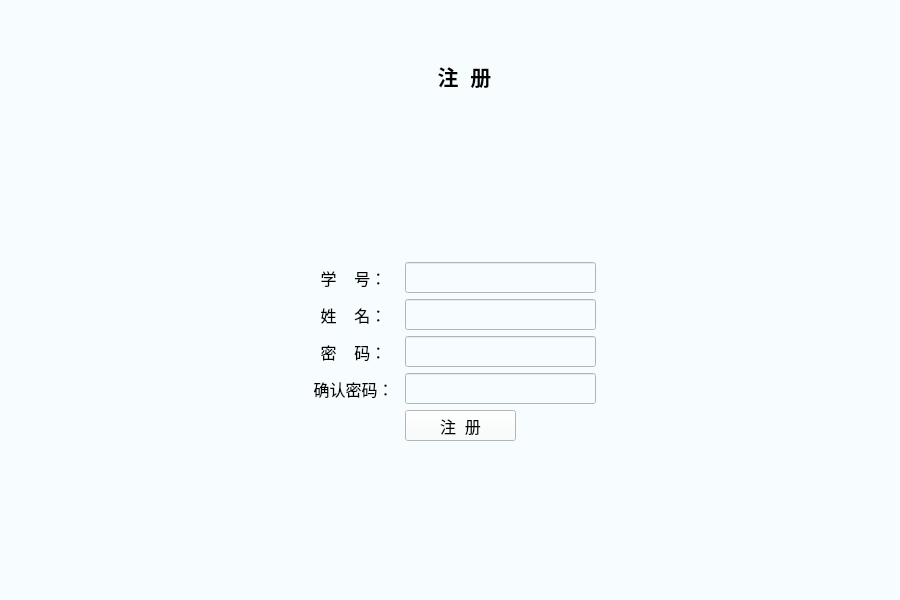
<?xml version="1.0" encoding="UTF-8"?>
<ui version="4.0">
 <class>Form</class>
 <widget class="QWidget" name="Form">
  <property name="geometry">
   <rect>
    <x>0</x>
    <y>0</y>
    <width>900</width>
    <height>600</height>
   </rect>
  </property>
  <property name="sizePolicy">
   <sizepolicy hsizetype="Preferred" vsizetype="Preferred">
    <horstretch>0</horstretch>
    <verstretch>0</verstretch>
   </sizepolicy>
  </property>
  <property name="windowTitle">
   <string>&quot;欢迎登陆图书馆管理系统&quot;</string>
  </property>
  <property name="styleSheet">
   <string notr="true">background-color: rgb(247, 253, 255);</string>
  </property>
  <layout class="QVBoxLayout" name="verticalLayout" stretch="0">
   <property name="topMargin">
    <number>50</number>
   </property>
   <property name="bottomMargin">
    <number>50</number>
   </property>
   <item>
    <layout class="QGridLayout" name="gridLayout" rowstretch="0,0,0">
     <property name="topMargin">
      <number>5</number>
     </property>
     <property name="bottomMargin">
      <number>5</number>
     </property>
     <item row="0" column="0">
      <spacer name="horizontalSpacer_2">
       <property name="orientation">
        <enum>Qt::Horizontal</enum>
       </property>
       <property name="sizeType">
        <enum>QSizePolicy::Fixed</enum>
       </property>
       <property name="sizeHint" stdset="0">
        <size>
         <width>98</width>
         <height>20</height>
        </size>
       </property>
      </spacer>
     </item>
     <item row="0" column="1">
      <widget class="QLabel" name="signUpLabel">
       <property name="sizePolicy">
        <sizepolicy hsizetype="Fixed" vsizetype="Fixed">
         <horstretch>0</horstretch>
         <verstretch>0</verstretch>
        </sizepolicy>
       </property>
       <property name="minimumSize">
        <size>
         <width>131</width>
         <height>41</height>
        </size>
       </property>
       <property name="maximumSize">
        <size>
         <width>131</width>
         <height>41</height>
        </size>
       </property>
       <property name="font">
        <font>
         <pointsize>16</pointsize>
         <weight>75</weight>
         <bold>true</bold>
        </font>
       </property>
       <property name="text">
        <string>注  册</string>
       </property>
       <property name="alignment">
        <set>Qt::AlignCenter</set>
       </property>
      </widget>
     </item>
     <item row="0" column="2">
      <spacer name="horizontalSpacer">
       <property name="orientation">
        <enum>Qt::Horizontal</enum>
       </property>
       <property name="sizeType">
        <enum>QSizePolicy::Fixed</enum>
       </property>
       <property name="sizeHint" stdset="0">
        <size>
         <width>68</width>
         <height>20</height>
        </size>
       </property>
      </spacer>
     </item>
     <item row="1" column="1">
      <spacer name="verticalSpacer">
       <property name="orientation">
        <enum>Qt::Vertical</enum>
       </property>
       <property name="sizeType">
        <enum>QSizePolicy::Preferred</enum>
       </property>
       <property name="sizeHint" stdset="0">
        <size>
         <width>20</width>
         <height>150</height>
        </size>
       </property>
      </spacer>
     </item>
     <item row="2" column="0" colspan="3">
      <layout class="QFormLayout" name="formLayout">
       <property name="labelAlignment">
        <set>Qt::AlignLeading|Qt::AlignLeft|Qt::AlignVCenter</set>
       </property>
       <property name="formAlignment">
        <set>Qt::AlignHCenter|Qt::AlignTop</set>
       </property>
       <property name="horizontalSpacing">
        <number>1</number>
       </property>
       <property name="leftMargin">
        <number>10</number>
       </property>
       <property name="topMargin">
        <number>10</number>
       </property>
       <property name="rightMargin">
        <number>10</number>
       </property>
       <property name="bottomMargin">
        <number>10</number>
       </property>
       <item row="0" column="0">
        <widget class="QLabel" name="studentIdLabel">
         <property name="sizePolicy">
          <sizepolicy hsizetype="Fixed" vsizetype="Fixed">
           <horstretch>0</horstretch>
           <verstretch>0</verstretch>
          </sizepolicy>
         </property>
         <property name="minimumSize">
          <size>
           <width>101</width>
           <height>31</height>
          </size>
         </property>
         <property name="maximumSize">
          <size>
           <width>101</width>
           <height>31</height>
          </size>
         </property>
         <property name="font">
          <font>
           <pointsize>12</pointsize>
          </font>
         </property>
         <property name="layoutDirection">
          <enum>Qt::LeftToRight</enum>
         </property>
         <property name="frameShape">
          <enum>QFrame::NoFrame</enum>
         </property>
         <property name="text">
          <string>学    号：</string>
         </property>
         <property name="alignment">
          <set>Qt::AlignCenter</set>
         </property>
        </widget>
       </item>
       <item row="0" column="1">
        <widget class="QLineEdit" name="studentIdLineEdit">
         <property name="sizePolicy">
          <sizepolicy hsizetype="Fixed" vsizetype="Fixed">
           <horstretch>0</horstretch>
           <verstretch>0</verstretch>
          </sizepolicy>
         </property>
         <property name="minimumSize">
          <size>
           <width>191</width>
           <height>31</height>
          </size>
         </property>
         <property name="maximumSize">
          <size>
           <width>191</width>
           <height>31</height>
          </size>
         </property>
        </widget>
       </item>
       <item row="1" column="0">
        <widget class="QLabel" name="studentNameLabel">
         <property name="sizePolicy">
          <sizepolicy hsizetype="Fixed" vsizetype="Fixed">
           <horstretch>0</horstretch>
           <verstretch>0</verstretch>
          </sizepolicy>
         </property>
         <property name="minimumSize">
          <size>
           <width>101</width>
           <height>31</height>
          </size>
         </property>
         <property name="maximumSize">
          <size>
           <width>101</width>
           <height>31</height>
          </size>
         </property>
         <property name="font">
          <font>
           <pointsize>12</pointsize>
          </font>
         </property>
         <property name="layoutDirection">
          <enum>Qt::LeftToRight</enum>
         </property>
         <property name="frameShape">
          <enum>QFrame::NoFrame</enum>
         </property>
         <property name="text">
          <string>姓    名：</string>
         </property>
         <property name="alignment">
          <set>Qt::AlignCenter</set>
         </property>
        </widget>
       </item>
       <item row="1" column="1">
        <widget class="QLineEdit" name="studentNameLineEdit">
         <property name="sizePolicy">
          <sizepolicy hsizetype="Fixed" vsizetype="Fixed">
           <horstretch>0</horstretch>
           <verstretch>0</verstretch>
          </sizepolicy>
         </property>
         <property name="minimumSize">
          <size>
           <width>191</width>
           <height>31</height>
          </size>
         </property>
         <property name="maximumSize">
          <size>
           <width>191</width>
           <height>31</height>
          </size>
         </property>
        </widget>
       </item>
       <item row="2" column="0">
        <widget class="QLabel" name="passwordLabel">
         <property name="sizePolicy">
          <sizepolicy hsizetype="Fixed" vsizetype="Fixed">
           <horstretch>0</horstretch>
           <verstretch>0</verstretch>
          </sizepolicy>
         </property>
         <property name="minimumSize">
          <size>
           <width>101</width>
           <height>31</height>
          </size>
         </property>
         <property name="maximumSize">
          <size>
           <width>101</width>
           <height>31</height>
          </size>
         </property>
         <property name="font">
          <font>
           <pointsize>12</pointsize>
          </font>
         </property>
         <property name="layoutDirection">
          <enum>Qt::LeftToRight</enum>
         </property>
         <property name="frameShape">
          <enum>QFrame::NoFrame</enum>
         </property>
         <property name="text">
          <string>密    码：</string>
         </property>
         <property name="alignment">
          <set>Qt::AlignCenter</set>
         </property>
        </widget>
       </item>
       <item row="2" column="1">
        <widget class="QLineEdit" name="passwordLineEdit">
         <property name="sizePolicy">
          <sizepolicy hsizetype="Fixed" vsizetype="Fixed">
           <horstretch>0</horstretch>
           <verstretch>0</verstretch>
          </sizepolicy>
         </property>
         <property name="minimumSize">
          <size>
           <width>191</width>
           <height>31</height>
          </size>
         </property>
         <property name="maximumSize">
          <size>
           <width>191</width>
           <height>31</height>
          </size>
         </property>
        </widget>
       </item>
       <item row="3" column="0">
        <widget class="QLabel" name="passwordConfirmLabel">
         <property name="sizePolicy">
          <sizepolicy hsizetype="Fixed" vsizetype="Fixed">
           <horstretch>0</horstretch>
           <verstretch>0</verstretch>
          </sizepolicy>
         </property>
         <property name="minimumSize">
          <size>
           <width>101</width>
           <height>31</height>
          </size>
         </property>
         <property name="maximumSize">
          <size>
           <width>101</width>
           <height>31</height>
          </size>
         </property>
         <property name="font">
          <font>
           <pointsize>12</pointsize>
          </font>
         </property>
         <property name="layoutDirection">
          <enum>Qt::LeftToRight</enum>
         </property>
         <property name="frameShape">
          <enum>QFrame::NoFrame</enum>
         </property>
         <property name="text">
          <string>确认密码：</string>
         </property>
         <property name="alignment">
          <set>Qt::AlignCenter</set>
         </property>
        </widget>
       </item>
       <item row="3" column="1">
        <widget class="QLineEdit" name="passwordConfirmLineEdit">
         <property name="sizePolicy">
          <sizepolicy hsizetype="Fixed" vsizetype="Fixed">
           <horstretch>0</horstretch>
           <verstretch>0</verstretch>
          </sizepolicy>
         </property>
         <property name="minimumSize">
          <size>
           <width>191</width>
           <height>31</height>
          </size>
         </property>
         <property name="maximumSize">
          <size>
           <width>191</width>
           <height>31</height>
          </size>
         </property>
        </widget>
       </item>
       <item row="4" column="1">
        <widget class="QPushButton" name="signUpbutton">
         <property name="sizePolicy">
          <sizepolicy hsizetype="Fixed" vsizetype="Fixed">
           <horstretch>0</horstretch>
           <verstretch>0</verstretch>
          </sizepolicy>
         </property>
         <property name="minimumSize">
          <size>
           <width>111</width>
           <height>31</height>
          </size>
         </property>
         <property name="maximumSize">
          <size>
           <width>111</width>
           <height>31</height>
          </size>
         </property>
         <property name="font">
          <font>
           <pointsize>12</pointsize>
           <weight>50</weight>
           <italic>false</italic>
           <bold>false</bold>
          </font>
         </property>
         <property name="text">
          <string>注  册</string>
         </property>
        </widget>
       </item>
      </layout>
     </item>
    </layout>
   </item>
  </layout>
 </widget>
 <resources/>
 <connections>
  <connection>
   <sender>signUpbutton</sender>
   <signal>clicked()</signal>
   <receiver>Form</receiver>
   <slot>SignUp()</slot>
   <hints>
    <hint type="sourcelabel">
     <x>457</x>
     <y>502</y>
    </hint>
    <hint type="destinationlabel">
     <x>485</x>
     <y>550</y>
    </hint>
   </hints>
  </connection>
 </connections>
 <slots>
  <slot>SignUp()</slot>
 </slots>
</ui>
